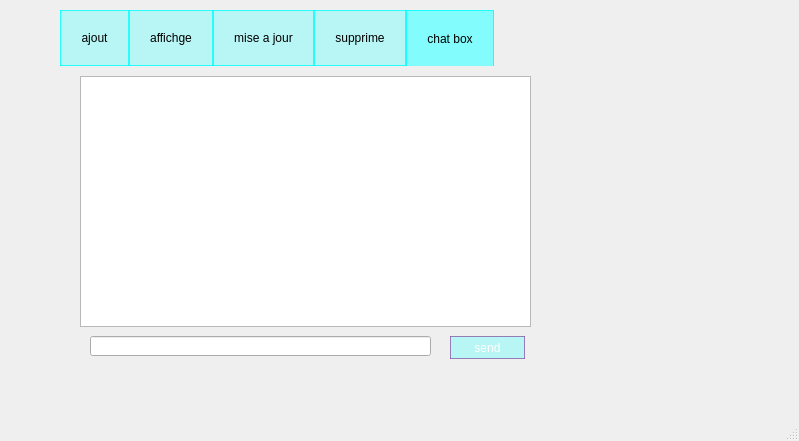
<?xml version="1.0" encoding="UTF-8"?>
<ui version="4.0">
 <class>MainWindow</class>
 <widget class="QMainWindow" name="MainWindow">
  <property name="geometry">
   <rect>
    <x>0</x>
    <y>0</y>
    <width>799</width>
    <height>441</height>
   </rect>
  </property>
  <property name="windowTitle">
   <string>MainWindow</string>
  </property>
  <widget class="QWidget" name="centralwidget">
   <widget class="QStackedWidget" name="stackedWidget">
    <property name="geometry">
     <rect>
      <x>0</x>
      <y>0</y>
      <width>801</width>
      <height>421</height>
     </rect>
    </property>
    <property name="currentIndex">
     <number>0</number>
    </property>
    <widget class="QWidget" name="page_3">
     <widget class="QLabel" name="label">
      <property name="geometry">
       <rect>
        <x>0</x>
        <y>0</y>
        <width>801</width>
        <height>444</height>
       </rect>
      </property>
      <property name="styleSheet">
       <string notr="true">background-image: url(:/new/prefix1/image/312410017_640562444218120_4630630329619337201_n.png);</string>
      </property>
      <property name="text">
       <string/>
      </property>
     </widget>
     <widget class="QTabWidget" name="tabWidget">
      <property name="geometry">
       <rect>
        <x>60</x>
        <y>10</y>
        <width>641</width>
        <height>381</height>
       </rect>
      </property>
      <property name="styleSheet">
       <string notr="true">QTabWidget::pane {
    background: transparent;
    border:0;
}
QTabBar::tab {
background:rgba(100, 255, 255,100);
border:1px solid rgba(0, 255, 255,200);
padding:20px;
}
QTabBar::tab:selected{
background:rgba(100, 255, 255,200);
margin-bottom:-1px;
}
</string>
      </property>
      <property name="currentIndex">
       <number>4</number>
      </property>
      <widget class="QWidget" name="tab">
       <attribute name="title">
        <string>ajout</string>
       </attribute>
       <widget class="QLabel" name="label_3">
        <property name="geometry">
         <rect>
          <x>20</x>
          <y>20</y>
          <width>61</width>
          <height>16</height>
         </rect>
        </property>
        <property name="styleSheet">
         <string notr="true">background:rgba(100, 255, 255,100);
font: 10pt &quot;MS Shell Dlg 2&quot;;

border:1px solid rgba(0, 255, 255,200);
border-radius: 5px;
color: rgb(255, 255, 255);</string>
        </property>
        <property name="text">
         <string>Prenom</string>
        </property>
       </widget>
       <widget class="QLabel" name="label_4">
        <property name="geometry">
         <rect>
          <x>20</x>
          <y>50</y>
          <width>61</width>
          <height>16</height>
         </rect>
        </property>
        <property name="styleSheet">
         <string notr="true">background:rgba(100, 255, 255,100);
border:1px solid rgba(0, 255, 255,200);
border-radius: 5px;
color: rgb(255, 255, 255);
font: 10pt &quot;MS Shell Dlg 2&quot;;</string>
        </property>
        <property name="text">
         <string>Nom</string>
        </property>
       </widget>
       <widget class="QLabel" name="label_5">
        <property name="geometry">
         <rect>
          <x>20</x>
          <y>110</y>
          <width>41</width>
          <height>20</height>
         </rect>
        </property>
        <property name="styleSheet">
         <string notr="true">background:rgba(100, 255, 255,100);
color: rgb(255, 255, 255);
border:1px solid rgba(0, 255, 255,200);
border-radius: 5px;
font: 10pt &quot;MS Shell Dlg 2&quot;;</string>
        </property>
        <property name="text">
         <string>Age</string>
        </property>
       </widget>
       <widget class="QLabel" name="label_6">
        <property name="geometry">
         <rect>
          <x>20</x>
          <y>80</y>
          <width>61</width>
          <height>16</height>
         </rect>
        </property>
        <property name="styleSheet">
         <string notr="true">background:rgba(100, 255, 255,100);
border:1px solid rgba(0, 255, 255,200);
border-radius: 5px;
color: rgb(255, 255, 255);
font: 10pt &quot;MS Shell Dlg 2&quot;;</string>
        </property>
        <property name="text">
         <string>CIN</string>
        </property>
       </widget>
       <widget class="QLabel" name="label_8">
        <property name="geometry">
         <rect>
          <x>10</x>
          <y>140</y>
          <width>131</width>
          <height>20</height>
         </rect>
        </property>
        <property name="styleSheet">
         <string notr="true">background:rgba(100, 255, 255,100);
color: rgb(255, 255, 255);
border:1px solid rgba(0, 255, 255,200);
border-radius: 5px;
font: 10pt &quot;MS Shell Dlg 2&quot;;</string>
        </property>
        <property name="text">
         <string>Numero de telephone</string>
        </property>
       </widget>
       <widget class="QLineEdit" name="lineEdit">
        <property name="geometry">
         <rect>
          <x>130</x>
          <y>20</y>
          <width>113</width>
          <height>20</height>
         </rect>
        </property>
        <property name="styleSheet">
         <string notr="true">QLineEdit{
background:rgba(100, 255, 255,100);
border:1px solid rgba(0, 255, 255,200);
border-radius: 5px;
}
QLineEdit:hover{
background:rgba(100, 255, 255,100);
border:1px solid rgba(138, 93, 166,200);
border-radius: 5px;
}</string>
        </property>
       </widget>
       <widget class="QLineEdit" name="lineEdit_2">
        <property name="geometry">
         <rect>
          <x>130</x>
          <y>50</y>
          <width>113</width>
          <height>20</height>
         </rect>
        </property>
        <property name="styleSheet">
         <string notr="true">QLineEdit{
background:rgba(100, 255, 255,100);
border:1px solid rgba(0, 255, 255,200);
border-radius: 5px;
}
QLineEdit:hover{
background:rgba(100, 255, 255,100);
border:1px solid rgba(138, 93, 166,200);
border-radius: 5px;
}</string>
        </property>
       </widget>
       <widget class="QLineEdit" name="lineEdit_3">
        <property name="geometry">
         <rect>
          <x>130</x>
          <y>80</y>
          <width>113</width>
          <height>20</height>
         </rect>
        </property>
        <property name="styleSheet">
         <string notr="true">QLineEdit{
background:rgba(100, 255, 255,100);
border:1px solid rgba(0, 255, 255,200);
border-radius: 5px;
}
QLineEdit:hover{
background:rgba(100, 255, 255,100);
border:1px solid rgba(138, 93, 166,200);
border-radius: 5px;
}</string>
        </property>
       </widget>
       <widget class="QLineEdit" name="lineEdit_4">
        <property name="geometry">
         <rect>
          <x>130</x>
          <y>110</y>
          <width>113</width>
          <height>20</height>
         </rect>
        </property>
        <property name="styleSheet">
         <string notr="true">QLineEdit{
background:rgba(100, 255, 255,100);
border:1px solid rgba(0, 255, 255,200);
border-radius: 5px;
}
QLineEdit:hover{
background:rgba(100, 255, 255,100);
border:1px solid rgba(138, 93, 166,200);
border-radius: 5px;
}</string>
        </property>
       </widget>
       <widget class="QPushButton" name="pushButton">
        <property name="geometry">
         <rect>
          <x>340</x>
          <y>20</y>
          <width>75</width>
          <height>23</height>
         </rect>
        </property>
        <property name="styleSheet">
         <string notr="true">QPushButton {
	color: rgb(255, 255, 255);
background-color:rgba(100, 255, 255,100);
border-radius: 15px;
border: 1px solid rgba(138, 93, 166,200);
}
QPushButton:hover {
background-color: qlineargradient(spread:pad, x1:0, y1:0, x2:0, y2:1, stop:0 rgba(138, 93, 166,200), stop:1rgba(138, 93, 166,200));
}</string>
        </property>
        <property name="text">
         <string>Ajoute</string>
        </property>
       </widget>
       <widget class="QPushButton" name="pushButton_2">
        <property name="geometry">
         <rect>
          <x>340</x>
          <y>50</y>
          <width>75</width>
          <height>23</height>
         </rect>
        </property>
        <property name="styleSheet">
         <string notr="true">QPushButton {
	color: rgb(255, 255, 255);
background-color:rgba(100, 255, 255,100);
border-radius: 15px;
border: 1px solid rgba(138, 93, 166,200);
}
QPushButton:hover {
background-color: qlineargradient(spread:pad, x1:0, y1:0, x2:0, y2:1, stop:0 rgba(138, 93, 166,200), stop:1rgba(138, 93, 166,200));
}</string>
        </property>
        <property name="text">
         <string>Quitte</string>
        </property>
       </widget>
       <widget class="QLineEdit" name="lineEdit_5">
        <property name="geometry">
         <rect>
          <x>150</x>
          <y>140</y>
          <width>113</width>
          <height>20</height>
         </rect>
        </property>
        <property name="styleSheet">
         <string notr="true">QLineEdit{
background:rgba(100, 255, 255,100);
border:1px solid rgba(0, 255, 255,200);
border-radius: 5px;
}
QLineEdit:hover{
background:rgba(100, 255, 255,100);
border:1px solid rgba(138, 93, 166,200);
border-radius: 5px;
}</string>
        </property>
       </widget>
      </widget>
      <widget class="QWidget" name="tab_2">
       <attribute name="title">
        <string>affichge</string>
       </attribute>
       <widget class="QPushButton" name="pushButton_11">
        <property name="geometry">
         <rect>
          <x>430</x>
          <y>70</y>
          <width>111</width>
          <height>23</height>
         </rect>
        </property>
        <property name="styleSheet">
         <string notr="true">QPushButton {
	color: rgb(255, 255, 255);
background-color:rgba(100, 255, 255,100);
border-radius: 15px;
border: 1px solid rgba(138, 93, 166,200);
}
QPushButton:hover {
background-color: qlineargradient(spread:pad, x1:0, y1:0, x2:0, y2:1, stop:0 rgba(138, 93, 166,200), stop:1rgba(138, 93, 166,200));
}</string>
        </property>
        <property name="text">
         <string>Tri par CIN</string>
        </property>
       </widget>
       <widget class="QPushButton" name="pushButton_12">
        <property name="geometry">
         <rect>
          <x>430</x>
          <y>30</y>
          <width>111</width>
          <height>23</height>
         </rect>
        </property>
        <property name="styleSheet">
         <string notr="true">QPushButton {
	color: rgb(255, 255, 255);
background-color:rgba(100, 255, 255,100);
border-radius: 15px;
border: 1px solid rgba(138, 93, 166,200);
}
QPushButton:hover {
background-color: qlineargradient(spread:pad, x1:0, y1:0, x2:0, y2:1, stop:0 rgba(138, 93, 166,200), stop:1rgba(138, 93, 166,200));
}</string>
        </property>
        <property name="text">
         <string>Tri par Nom</string>
        </property>
       </widget>
       <widget class="QPushButton" name="pushButton_13">
        <property name="geometry">
         <rect>
          <x>430</x>
          <y>110</y>
          <width>111</width>
          <height>23</height>
         </rect>
        </property>
        <property name="styleSheet">
         <string notr="true">QPushButton {
	color: rgb(255, 255, 255);
background-color:rgba(100, 255, 255,100);
border-radius: 15px;
border: 1px solid rgba(138, 93, 166,200);
}
QPushButton:hover {
background-color: qlineargradient(spread:pad, x1:0, y1:0, x2:0, y2:1, stop:0 rgba(138, 93, 166,200), stop:1rgba(138, 93, 166,200));
}</string>
        </property>
        <property name="text">
         <string>Tri par Age</string>
        </property>
       </widget>
       <widget class="QTableView" name="tableView">
        <property name="geometry">
         <rect>
          <x>30</x>
          <y>20</y>
          <width>381</width>
          <height>251</height>
         </rect>
        </property>
       </widget>
       <widget class="QPushButton" name="pushButton_16">
        <property name="geometry">
         <rect>
          <x>430</x>
          <y>150</y>
          <width>111</width>
          <height>23</height>
         </rect>
        </property>
        <property name="styleSheet">
         <string notr="true">QPushButton {
	color: rgb(255, 255, 255);
background-color:rgba(100, 255, 255,100);
border-radius: 15px;
border: 1px solid rgba(138, 93, 166,200);
}
QPushButton:hover {
background-color: qlineargradient(spread:pad, x1:0, y1:0, x2:0, y2:1, stop:0 rgba(138, 93, 166,200), stop:1rgba(138, 93, 166,200));
}</string>
        </property>
        <property name="text">
         <string>PDF</string>
        </property>
       </widget>
       <widget class="QPushButton" name="pushButton_17">
        <property name="geometry">
         <rect>
          <x>250</x>
          <y>280</y>
          <width>111</width>
          <height>23</height>
         </rect>
        </property>
        <property name="styleSheet">
         <string notr="true">QPushButton {
	color: rgb(255, 255, 255);
background-color:rgba(100, 255, 255,100);
border-radius: 15px;
border: 1px solid rgba(138, 93, 166,200);
}
QPushButton:hover {
background-color: qlineargradient(spread:pad, x1:0, y1:0, x2:0, y2:1, stop:0 rgba(138, 93, 166,200), stop:1rgba(138, 93, 166,200));
}</string>
        </property>
        <property name="text">
         <string>Rechercher</string>
        </property>
       </widget>
       <widget class="QLineEdit" name="lineEdit_7">
        <property name="geometry">
         <rect>
          <x>100</x>
          <y>280</y>
          <width>113</width>
          <height>20</height>
         </rect>
        </property>
        <property name="styleSheet">
         <string notr="true">QLineEdit{
background:rgba(100, 255, 255,100);
border:1px solid rgba(0, 255, 255,200);
border-radius: 5px;
}
QLineEdit:hover{
background:rgba(100, 255, 255,100);
border:1px solid rgba(138, 93, 166,200);
border-radius: 5px;
}</string>
        </property>
       </widget>
       <widget class="QLabel" name="label_11">
        <property name="geometry">
         <rect>
          <x>20</x>
          <y>280</y>
          <width>61</width>
          <height>16</height>
         </rect>
        </property>
        <property name="styleSheet">
         <string notr="true">background:rgba(100, 255, 255,100);
border:1px solid rgba(0, 255, 255,200);
border-radius: 5px;
color: rgb(255, 255, 255);
font: 10pt &quot;MS Shell Dlg 2&quot;;</string>
        </property>
        <property name="text">
         <string>CIN</string>
        </property>
       </widget>
       <widget class="QPushButton" name="pushButton_18">
        <property name="geometry">
         <rect>
          <x>430</x>
          <y>190</y>
          <width>111</width>
          <height>23</height>
         </rect>
        </property>
        <property name="styleSheet">
         <string notr="true">QPushButton {
	color: rgb(255, 255, 255);
background-color:rgba(100, 255, 255,100);
border-radius: 15px;
border: 1px solid rgba(138, 93, 166,200);
}
QPushButton:hover {
background-color: qlineargradient(spread:pad, x1:0, y1:0, x2:0, y2:1, stop:0 rgba(138, 93, 166,200), stop:1rgba(138, 93, 166,200));
}</string>
        </property>
        <property name="text">
         <string>Statistiques</string>
        </property>
       </widget>
       <widget class="QPushButton" name="pushButton_19">
        <property name="geometry">
         <rect>
          <x>430</x>
          <y>220</y>
          <width>111</width>
          <height>23</height>
         </rect>
        </property>
        <property name="styleSheet">
         <string notr="true">QPushButton {
	color: rgb(255, 255, 255);
background-color:rgba(100, 255, 255,100);
border-radius: 15px;
border: 1px solid rgba(138, 93, 166,200);
}
QPushButton:hover {
background-color: qlineargradient(spread:pad, x1:0, y1:0, x2:0, y2:1, stop:0 rgba(138, 93, 166,200), stop:1rgba(138, 93, 166,200));
}</string>
        </property>
        <property name="text">
         <string>Export Excel</string>
        </property>
       </widget>
      </widget>
      <widget class="QWidget" name="tab_3">
       <attribute name="title">
        <string>mise a jour</string>
       </attribute>
       <widget class="QPushButton" name="pushButton_14">
        <property name="geometry">
         <rect>
          <x>340</x>
          <y>60</y>
          <width>75</width>
          <height>23</height>
         </rect>
        </property>
        <property name="styleSheet">
         <string notr="true">QPushButton {
	color: rgb(255, 255, 255);
background-color:rgba(100, 255, 255,100);
border-radius: 15px;
border: 1px solid rgba(138, 93, 166,200);
}
QPushButton:hover {
background-color: qlineargradient(spread:pad, x1:0, y1:0, x2:0, y2:1, stop:0 rgba(138, 93, 166,200), stop:1rgba(138, 93, 166,200));
}</string>
        </property>
        <property name="text">
         <string>Quitte</string>
        </property>
       </widget>
       <widget class="QPushButton" name="pushButton_15">
        <property name="geometry">
         <rect>
          <x>340</x>
          <y>20</y>
          <width>75</width>
          <height>23</height>
         </rect>
        </property>
        <property name="styleSheet">
         <string notr="true">QPushButton {
	color: rgb(255, 255, 255);
background-color:rgba(100, 255, 255,100);
border-radius: 15px;
border: 1px solid rgba(138, 93, 166,200);
}
QPushButton:hover {
background-color: qlineargradient(spread:pad, x1:0, y1:0, x2:0, y2:1, stop:0 rgba(138, 93, 166,200), stop:1rgba(138, 93, 166,200));
}</string>
        </property>
        <property name="text">
         <string>Modifier</string>
        </property>
       </widget>
       <widget class="QLabel" name="label_10">
        <property name="geometry">
         <rect>
          <x>20</x>
          <y>30</y>
          <width>61</width>
          <height>16</height>
         </rect>
        </property>
        <property name="styleSheet">
         <string notr="true">background:rgba(100, 255, 255,100);
border:1px solid rgba(0, 255, 255,200);
border-radius: 5px;
color: rgb(255, 255, 255);
font: 10pt &quot;MS Shell Dlg 2&quot;;</string>
        </property>
        <property name="text">
         <string>CIN</string>
        </property>
       </widget>
       <widget class="QLineEdit" name="lineEdit_mc">
        <property name="geometry">
         <rect>
          <x>130</x>
          <y>30</y>
          <width>113</width>
          <height>20</height>
         </rect>
        </property>
        <property name="styleSheet">
         <string notr="true">QLineEdit{
background:rgba(100, 255, 255,100);
border:1px solid rgba(0, 255, 255,200);
border-radius: 5px;
}
QLineEdit:hover{
background:rgba(100, 255, 255,100);
border:1px solid rgba(138, 93, 166,200);
border-radius: 5px;
}</string>
        </property>
       </widget>
       <widget class="QLabel" name="label_13">
        <property name="geometry">
         <rect>
          <x>10</x>
          <y>190</y>
          <width>131</width>
          <height>20</height>
         </rect>
        </property>
        <property name="styleSheet">
         <string notr="true">background:rgba(100, 255, 255,100);
color: rgb(255, 255, 255);
border:1px solid rgba(0, 255, 255,200);
border-radius: 5px;
font: 10pt &quot;MS Shell Dlg 2&quot;;</string>
        </property>
        <property name="text">
         <string>Numero de telephone</string>
        </property>
       </widget>
       <widget class="QLabel" name="label_7">
        <property name="geometry">
         <rect>
          <x>20</x>
          <y>130</y>
          <width>61</width>
          <height>16</height>
         </rect>
        </property>
        <property name="styleSheet">
         <string notr="true">background:rgba(100, 255, 255,100);
border:1px solid rgba(0, 255, 255,200);
border-radius: 5px;
color: rgb(255, 255, 255);
font: 10pt &quot;MS Shell Dlg 2&quot;;</string>
        </property>
        <property name="text">
         <string>Nom</string>
        </property>
       </widget>
       <widget class="QLabel" name="label_9">
        <property name="geometry">
         <rect>
          <x>20</x>
          <y>100</y>
          <width>61</width>
          <height>16</height>
         </rect>
        </property>
        <property name="styleSheet">
         <string notr="true">background:rgba(100, 255, 255,100);
font: 10pt &quot;MS Shell Dlg 2&quot;;

border:1px solid rgba(0, 255, 255,200);
border-radius: 5px;
color: rgb(255, 255, 255);</string>
        </property>
        <property name="text">
         <string>Prenom</string>
        </property>
       </widget>
       <widget class="QLineEdit" name="lineEdit_10">
        <property name="geometry">
         <rect>
          <x>130</x>
          <y>100</y>
          <width>113</width>
          <height>20</height>
         </rect>
        </property>
        <property name="styleSheet">
         <string notr="true">QLineEdit{
background:rgba(100, 255, 255,100);
border:1px solid rgba(0, 255, 255,200);
border-radius: 5px;
}
QLineEdit:hover{
background:rgba(100, 255, 255,100);
border:1px solid rgba(138, 93, 166,200);
border-radius: 5px;
}</string>
        </property>
       </widget>
       <widget class="QLineEdit" name="lineEdit_8">
        <property name="geometry">
         <rect>
          <x>150</x>
          <y>190</y>
          <width>113</width>
          <height>20</height>
         </rect>
        </property>
        <property name="styleSheet">
         <string notr="true">QLineEdit{
background:rgba(100, 255, 255,100);
border:1px solid rgba(0, 255, 255,200);
border-radius: 5px;
}
QLineEdit:hover{
background:rgba(100, 255, 255,100);
border:1px solid rgba(138, 93, 166,200);
border-radius: 5px;
}</string>
        </property>
       </widget>
       <widget class="QLineEdit" name="lineEdit_6">
        <property name="geometry">
         <rect>
          <x>130</x>
          <y>130</y>
          <width>113</width>
          <height>20</height>
         </rect>
        </property>
        <property name="styleSheet">
         <string notr="true">QLineEdit{
background:rgba(100, 255, 255,100);
border:1px solid rgba(0, 255, 255,200);
border-radius: 5px;
}
QLineEdit:hover{
background:rgba(100, 255, 255,100);
border:1px solid rgba(138, 93, 166,200);
border-radius: 5px;
}</string>
        </property>
       </widget>
       <widget class="QLineEdit" name="lineEdit_11">
        <property name="geometry">
         <rect>
          <x>130</x>
          <y>160</y>
          <width>113</width>
          <height>20</height>
         </rect>
        </property>
        <property name="styleSheet">
         <string notr="true">QLineEdit{
background:rgba(100, 255, 255,100);
border:1px solid rgba(0, 255, 255,200);
border-radius: 5px;
}
QLineEdit:hover{
background:rgba(100, 255, 255,100);
border:1px solid rgba(138, 93, 166,200);
border-radius: 5px;
}</string>
        </property>
       </widget>
       <widget class="QLabel" name="label_12">
        <property name="geometry">
         <rect>
          <x>20</x>
          <y>160</y>
          <width>41</width>
          <height>20</height>
         </rect>
        </property>
        <property name="styleSheet">
         <string notr="true">background:rgba(100, 255, 255,100);
color: rgb(255, 255, 255);
border:1px solid rgba(0, 255, 255,200);
border-radius: 5px;
font: 10pt &quot;MS Shell Dlg 2&quot;;</string>
        </property>
        <property name="text">
         <string>Age</string>
        </property>
       </widget>
      </widget>
      <widget class="QWidget" name="tab_4">
       <attribute name="title">
        <string>supprime</string>
       </attribute>
       <widget class="QLineEdit" name="lineEdit_9">
        <property name="geometry">
         <rect>
          <x>170</x>
          <y>90</y>
          <width>113</width>
          <height>20</height>
         </rect>
        </property>
        <property name="styleSheet">
         <string notr="true">QLineEdit{
background:rgba(100, 255, 255,100);
border:1px solid rgba(0, 255, 255,200);
border-radius: 5px;
}
QLineEdit:hover{
background:rgba(100, 255, 255,100);
border:1px solid rgba(138, 93, 166,200);
border-radius: 5px;
}</string>
        </property>
       </widget>
       <widget class="QLabel" name="label_15">
        <property name="geometry">
         <rect>
          <x>60</x>
          <y>90</y>
          <width>61</width>
          <height>16</height>
         </rect>
        </property>
        <property name="styleSheet">
         <string notr="true">background:rgba(100, 255, 255,100);
border:1px solid rgba(0, 255, 255,200);
border-radius: 5px;
color: rgb(255, 255, 255);
font: 10pt &quot;MS Shell Dlg 2&quot;;</string>
        </property>
        <property name="text">
         <string>CIN</string>
        </property>
       </widget>
       <widget class="QPushButton" name="pushButton_5">
        <property name="geometry">
         <rect>
          <x>190</x>
          <y>160</y>
          <width>75</width>
          <height>23</height>
         </rect>
        </property>
        <property name="styleSheet">
         <string notr="true">QPushButton {
	color: rgb(255, 255, 255);
background-color:rgba(100, 255, 255,100);
border-radius: 15px;
border: 1px solid rgba(138, 93, 166,200);
}
QPushButton:hover {
background-color: qlineargradient(spread:pad, x1:0, y1:0, x2:0, y2:1, stop:0 rgba(138, 93, 166,200), stop:1rgba(138, 93, 166,200));
}</string>
        </property>
        <property name="text">
         <string>Quitte</string>
        </property>
       </widget>
       <widget class="QPushButton" name="pushbutton_supp">
        <property name="geometry">
         <rect>
          <x>100</x>
          <y>160</y>
          <width>75</width>
          <height>23</height>
         </rect>
        </property>
        <property name="styleSheet">
         <string notr="true">QPushButton {
	color: rgb(255, 255, 255);
background-color:rgba(100, 255, 255,100);
border-radius: 15px;
border: 1px solid rgba(138, 93, 166,200);
}
QPushButton:hover {
background-color: qlineargradient(spread:pad, x1:0, y1:0, x2:0, y2:1, stop:0 rgba(138, 93, 166,200), stop:1rgba(138, 93, 166,200));
}</string>
        </property>
        <property name="text">
         <string>supprime</string>
        </property>
       </widget>
      </widget>
      <widget class="QWidget" name="tab_5">
       <attribute name="title">
        <string>chat box</string>
       </attribute>
       <widget class="QPushButton" name="pushbutton_supp_2">
        <property name="geometry">
         <rect>
          <x>390</x>
          <y>270</y>
          <width>75</width>
          <height>23</height>
         </rect>
        </property>
        <property name="styleSheet">
         <string notr="true">QPushButton {
	color: rgb(255, 255, 255);
background-color:rgba(100, 255, 255,100);
border-radius: 15px;
border: 1px solid rgba(138, 93, 166,200);
}
QPushButton:hover {
background-color: qlineargradient(spread:pad, x1:0, y1:0, x2:0, y2:1, stop:0 rgba(138, 93, 166,200), stop:1rgba(138, 93, 166,200));
}</string>
        </property>
        <property name="text">
         <string>send</string>
        </property>
       </widget>
       <widget class="QListView" name="listView">
        <property name="geometry">
         <rect>
          <x>20</x>
          <y>10</y>
          <width>451</width>
          <height>251</height>
         </rect>
        </property>
       </widget>
       <widget class="QLineEdit" name="lineEdit_12">
        <property name="geometry">
         <rect>
          <x>30</x>
          <y>270</y>
          <width>341</width>
          <height>20</height>
         </rect>
        </property>
       </widget>
      </widget>
     </widget>
    </widget>
    <widget class="QWidget" name="page_4">
     <widget class="QLabel" name="label_2">
      <property name="geometry">
       <rect>
        <x>0</x>
        <y>0</y>
        <width>801</width>
        <height>444</height>
       </rect>
      </property>
      <property name="styleSheet">
       <string notr="true">background-image: url(:/new/prefix1/image/312410017_640562444218120_4630630329619337201_n.png);</string>
      </property>
      <property name="text">
       <string/>
      </property>
     </widget>
     <widget class="QGroupBox" name="modifier_invite">
      <property name="geometry">
       <rect>
        <x>100</x>
        <y>40</y>
        <width>401</width>
        <height>261</height>
       </rect>
      </property>
      <property name="styleSheet">
       <string notr="true">QTabWidget::pane {
    background: transparent;
    border:0;
}
</string>
      </property>
      <property name="title">
       <string>GroupBox</string>
      </property>
      <widget class="QPushButton" name="pushButton_3">
       <property name="geometry">
        <rect>
         <x>290</x>
         <y>30</y>
         <width>75</width>
         <height>23</height>
        </rect>
       </property>
       <property name="styleSheet">
        <string notr="true">QPushButton {
	color: rgb(255, 255, 255);
background-color:rgba(100, 255, 255,100);
border-radius: 15px;
border: 1px solid rgba(138, 93, 166,200);
}
QPushButton:hover {
background-color: qlineargradient(spread:pad, x1:0, y1:0, x2:0, y2:1, stop:0 rgba(138, 93, 166,200), stop:1rgba(138, 93, 166,200));
}</string>
       </property>
       <property name="text">
        <string>Confirmer</string>
       </property>
      </widget>
      <widget class="QPushButton" name="pushButton_4">
       <property name="geometry">
        <rect>
         <x>290</x>
         <y>60</y>
         <width>75</width>
         <height>23</height>
        </rect>
       </property>
       <property name="styleSheet">
        <string notr="true">QPushButton {
	color: rgb(255, 255, 255);
background-color:rgba(100, 255, 255,100);
border-radius: 15px;
border: 1px solid rgba(138, 93, 166,200);
}
QPushButton:hover {
background-color: qlineargradient(spread:pad, x1:0, y1:0, x2:0, y2:1, stop:0 rgba(138, 93, 166,200), stop:1rgba(138, 93, 166,200));
}</string>
       </property>
       <property name="text">
        <string>Quitte</string>
       </property>
      </widget>
     </widget>
    </widget>
   </widget>
  </widget>
  <widget class="QMenuBar" name="menubar">
   <property name="geometry">
    <rect>
     <x>0</x>
     <y>0</y>
     <width>799</width>
     <height>22</height>
    </rect>
   </property>
  </widget>
  <widget class="QStatusBar" name="statusbar"/>
 </widget>
 <resources/>
 <connections>
  <connection>
   <sender>pushButton_5</sender>
   <signal>clicked()</signal>
   <receiver>MainWindow</receiver>
   <slot>close()</slot>
   <hints>
    <hint type="sourcelabel">
     <x>309</x>
     <y>260</y>
    </hint>
    <hint type="destinationlabel">
     <x>800</x>
     <y>248</y>
    </hint>
   </hints>
  </connection>
  <connection>
   <sender>pushButton_2</sender>
   <signal>clicked()</signal>
   <receiver>MainWindow</receiver>
   <slot>close()</slot>
   <hints>
    <hint type="sourcelabel">
     <x>465</x>
     <y>145</y>
    </hint>
    <hint type="destinationlabel">
     <x>811</x>
     <y>162</y>
    </hint>
   </hints>
  </connection>
  <connection>
   <sender>pushButton_14</sender>
   <signal>clicked()</signal>
   <receiver>MainWindow</receiver>
   <slot>close()</slot>
   <hints>
    <hint type="sourcelabel">
     <x>455</x>
     <y>189</y>
    </hint>
    <hint type="destinationlabel">
     <x>893</x>
     <y>293</y>
    </hint>
   </hints>
  </connection>
 </connections>
</ui>
